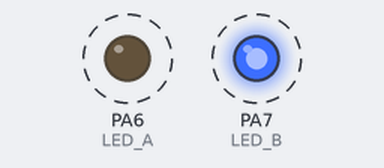
Bench run of a program on a simulated STM32 Black Pill. On the bench: output pins drawn as LEDs (lit = HIGH). Dashed ring = blinking.

Above: at 0.2 s.
Timing chart, 0 to 3.0 s (numbered marks = the images above):
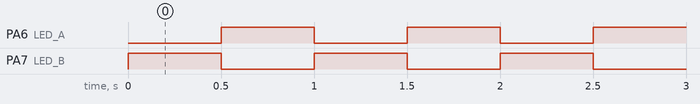

The program:

main.cpp
```cpp
/* Blink both user LEDs on the STM32F407VET6 black board.
 *
 * The LEDs are on PA6 and PA7 and light when the pin is LOW. They take turns,
 * so whichever LED your board has will visibly blink. If neither does, your
 * board uses a different pin: change LED_A / LED_B.
 */
#include <Arduino.h>

#define LED_A PA6
#define LED_B PA7

void setup()
{
    pinMode(LED_A, OUTPUT);
    pinMode(LED_B, OUTPUT);
}

void loop()
{
    digitalWrite(LED_A, LOW);    // A on
    digitalWrite(LED_B, HIGH);   // B off
    delay(500);
    digitalWrite(LED_A, HIGH);
    digitalWrite(LED_B, LOW);
    delay(500);
}
```

Measured:
- by itself, PA6 (LED_A), PA7 (LED_B): alternates HIGH for 0.50 s and LOW for 0.50 s
